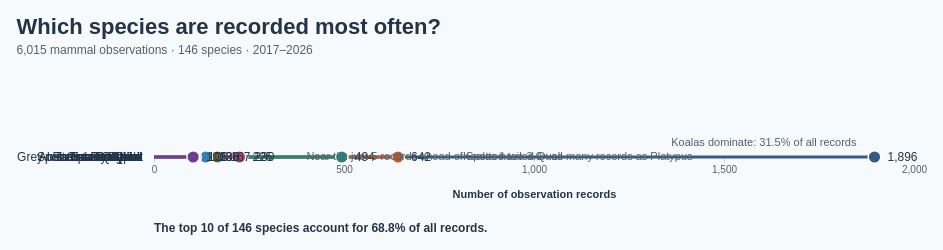

This figure's Vega-Lite source:
### Vega specification from a JSON file in a GitHub repository (floating-point values rounded to 4 significant figures; data arrays with more than 128 entries replaced by an {"elided": "..."} marker saying what was removed)
{"$schema": "https://vega.github.io/schema/vega/v5.json", "description": "Most recorded mammal species in Dataset/observations-794195.csv. The 2017–2026 window contains 6,015 species-level observations across 146 species; their counts are aggregated and embedded. Subspecies are combined with their parent species using the first two scientific-name components; genus-only records are excluded. Counts include 2017–2026 observation dates and records regardless of coordinates. Top N is selected by count descending with scientific name breaking ties, then displayed in the selected sort order. Counts measure recording activity, not animal abundance. Lollipop heads are plain circles whose centres mark the observation counts. Species colours match the ten-species palette in BumpChart.vg.json; counts and rankings use the selected observation years. Row annotations highlight the Koala share, its lead over Platypus, and the near tie at ranks 4 and 5. A summary updates the share of records covered by the selected Top N. Uses the 10 most recent available observation years (2017–2026), including partial 2026.", "width": 760, "height": {"signal": "length(data(\"topSpecies\")) * 34"}, "padding": 16, "background": "#f7fafc", "title": {"text": "Which species are recorded most often?", "subtitle": ["6,015 mammal observations · 146 species · 2017–2026"], "anchor": "start", "font": "Arial", "fontSize": 22, "color": "#243447", "subtitleFont": "Arial", "subtitleFontSize": 12, "subtitleColor": "#52606d", "offset": 80, "subtitlePadding": 6, "subtitleLineHeight": 16}, "signals": [{"name": "topN", "value": 10, "bind": {"input": "select", "options": [5, 10], "labels": ["Top 5", "Top 10"], "name": "Species shown: "}}, {"name": "sortOrder", "value": "Descending", "bind": {"input": "select", "options": ["Descending", "Ascending"], "name": "Sort by observations: "}}, {"name": "hoveredSpecies", "value": null, "on": [{"events": "@stems:mouseover, @dots:mouseover, @counts:mouseover", "update": "datum.scientific_name"}, {"events": "@stems:mouseout, @dots:mouseout, @counts:mouseout", "update": "null"}]}], "data": [{"name": "speciesCounts", "values": {"elided": "146 records"}, "transform": [{"type": "window", "sort": {"field": ["count", "scientific_name"], "order": ["descending", "ascending"]}, "ops": ["row_number"], "as": ["rank"]}]}, {"name": "topSpecies", "source": "speciesCounts", "transform": [{"type": "filter", "expr": "datum.rank <= topN"}, {"type": "formula", "expr": "sortOrder === 'Ascending' ? datum.count : -datum.count", "as": "sortKey"}, {"type": "collect", "sort": {"field": ["sortKey", "scientific_name"], "order": ["ascending", "ascending"]}}]}, {"name": "insightRows", "source": "topSpecies", "transform": [{"type": "filter", "expr": "datum.rank === 1 || datum.rank === 2 || datum.rank === 4"}]}, {"name": "shownSummary", "source": "topSpecies", "transform": [{"type": "aggregate", "fields": ["count"], "ops": ["sum"], "as": ["shownCount"]}]}], "scales": [{"name": "x", "type": "linear", "domain": {"data": "speciesCounts", "field": "count"}, "range": "width", "zero": true, "nice": true}, {"name": "y", "type": "band", "domain": {"data": "topSpecies", "field": "scientific_name", "sort": {"op": "min", "field": "sortKey", "order": "ascending"}}, "range": "height", "padding": 0.4}, {"name": "speciesColor", "type": "ordinal", "domain": ["Koala", "Platypus", "Grey-headed Flying-fox", "Greater Glider", "Spotted-tailed Quoll", "European Rabbit", "Quokka", "Tasmanian Devil", "Eastern Barred Bandicoot", "Numbat", "Australian Sea Lion", "Eastern Quoll"], "range": ["#365B85", "#B65C30", "#2A8576", "#885BA6", "#AD4770", "#86701D", "#397FAD", "#6D6B70", "#C17A24", "#5146A0", "#6f3c91", "#bab0ab"], "unknown": "#7cacc6"}], "axes": [{"orient": "bottom", "scale": "x", "title": "Number of observation records", "format": ",d", "tickCount": 5, "grid": true, "gridColor": "#e3e9ef", "domain": false, "tickColor": "#c9d4df", "labelColor": "#52606d", "titleColor": "#243447", "titlePadding": 14}, {"orient": "left", "scale": "y", "domain": false, "ticks": false, "labelPadding": 12, "labelLimit": 280, "labelColor": "#243447", "labelFontSize": 12, "encode": {"labels": {"update": {"text": {"signal": "data('topSpecies')[indexof(domain('y'), datum.value)].species"}}}}}], "marks": [{"name": "stems", "type": "rule", "from": {"data": "topSpecies"}, "encode": {"enter": {"x": {"scale": "x", "value": 0}, "strokeWidth": {"value": 3}}, "update": {"x2": {"scale": "x", "field": "count"}, "y": {"scale": "y", "field": "scientific_name", "band": 0.5}, "stroke": {"scale": "speciesColor", "field": "species"}, "tooltip": {"signal": "{'Species': datum.species, 'Scientific name': datum.scientific_name, 'Observations': format(datum.count, ',d'), 'Share of species-level records': format(datum.count / 6015, '.1%'), 'Overall rank': datum.rank}"}, "strokeWidth": {"signal": "hoveredSpecies === datum.scientific_name ? 4 : 3"}}}}, {"name": "dots", "type": "symbol", "from": {"data": "topSpecies"}, "encode": {"enter": {"cursor": {"value": "pointer"}, "shape": {"value": "circle"}, "stroke": {"value": "#ffffff"}, "strokeWidth": {"value": 1.5}}, "update": {"x": {"scale": "x", "field": "count"}, "y": {"scale": "y", "field": "scientific_name", "band": 0.5}, "tooltip": {"signal": "{'Species': datum.species, 'Scientific name': datum.scientific_name, 'Observations': format(datum.count, ',d'), 'Share of species-level records': format(datum.count / 6015, '.1%'), 'Overall rank': datum.rank}"}, "description": {"signal": "datum.species + ', ' + format(datum.count, ',d') + ' observations'"}, "fill": {"scale": "speciesColor", "field": "species"}, "size": {"signal": "hoveredSpecies === datum.scientific_name ? 220 : 160"}}}}, {"name": "counts", "type": "text", "from": {"data": "topSpecies"}, "encode": {"enter": {"align": {"value": "left"}, "baseline": {"value": "middle"}, "dx": {"value": 13}, "font": {"value": "Arial"}, "fontSize": {"value": 12}, "fill": {"value": "#243447"}}, "update": {"x": {"scale": "x", "field": "count"}, "y": {"scale": "y", "field": "scientific_name", "band": 0.5}, "text": {"signal": "format(datum.count, ',d')"}}}}, {"name": "speciesInsights", "type": "text", "interactive": false, "from": {"data": "insightRows"}, "encode": {"enter": {"font": {"value": "Arial"}, "fontSize": {"value": 11}, "fill": {"value": "#52606d"}}, "update": {"x": {"signal": "scale('x', datum.count) + (datum.rank === 1 ? -18 : 65)"}, "y": {"scale": "y", "field": "scientific_name", "band": 0.5}, "dy": {"signal": "datum.rank === 1 ? -9 : 0"}, "align": {"signal": "datum.rank === 1 ? 'right' : 'left'"}, "baseline": {"signal": "datum.rank === 1 ? 'bottom' : 'middle'"}, "text": {"signal": "datum.rank === 1 ? 'Koalas dominate: ' + format(datum.count / 6015, '.1%') + ' of all records' : datum.rank === 2 ? 'Koalas have ' + format(data('speciesCounts')[0].count / datum.count, '.1f') + '× as many records as Platypus' : 'Near tie: just 5 records ahead of Spotted-tailed Quoll'"}}}}, {"name": "concentrationInsight", "type": "text", "interactive": false, "from": {"data": "shownSummary"}, "encode": {"enter": {"x": {"value": 0}, "align": {"value": "left"}, "baseline": {"value": "top"}, "font": {"value": "Arial"}, "fontSize": {"value": 12}, "fontWeight": {"value": "bold"}, "fill": {"value": "#243447"}}, "update": {"y": {"signal": "height + 66"}, "text": {"signal": "'The top ' + topN + ' of 146 species account for ' + format(datum.shownCount / 6015, '.1%') + ' of all records.'"}}}}], "config": {"font": "Arial", "axis": {"labelFont": "Arial", "titleFont": "Arial"}}, "usermeta": {"observationWindow": {"source": "Dataset/observations-794195.csv", "dateField": "observed_on", "years": [2017, 2018, 2019, 2020, 2021, 2022, 2023, 2024, 2025, 2026], "yearCount": 10, "includesPartialLatestYear": true}}}
